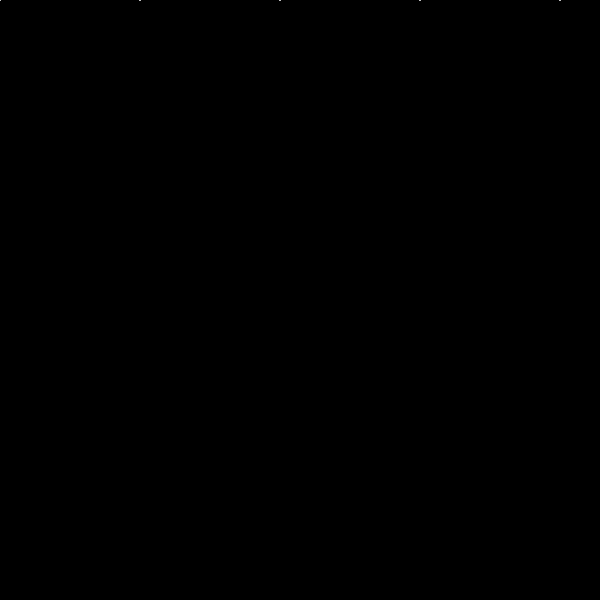
Frame 1 (no input)
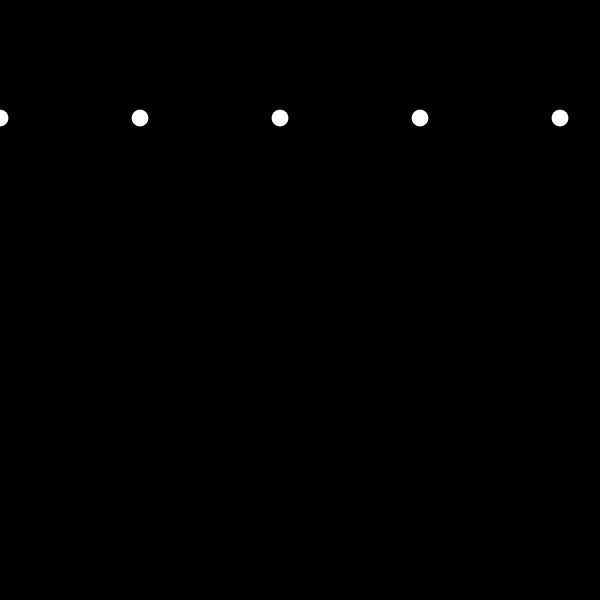
Frame 60 (the mouse pressed at the canvas centre just before this capture)
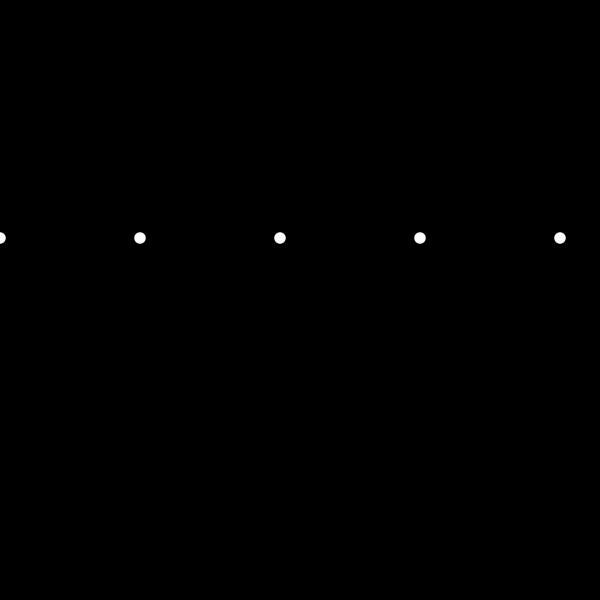
Frame 120 (the mouse held since frame 60 and released just before this capture)

The Processing sketch that drew these frames (run headless with seeded random() and noise(); from frame 60 on, the mouse is pressed at the canvas centre):

// Processing sketch: processing_111921
// ── processing_111921.pde

float diam;
int x = 0;
float y;
float ySpeed;

int xpos = 5;

void setup(){
  noStroke();
  background (0);
  size(600,600);
  diam = 2;
  ySpeed = 2;

}

void draw (){
  background (0);
  int xpos = x;


for (int i=0;i<6;i = i+1){

  fill(255);
  ellipse(xpos,y,diam,diam);
  xpos = xpos + 140;

}

y = y + ySpeed;

if (y>height){
  ySpeed = - ySpeed;
}

if (y<0){
  y = 0;
  ySpeed = -ySpeed;
}

diam = diam +.25;

if (diam>20){
  diam = 0;

println(x);
}}
